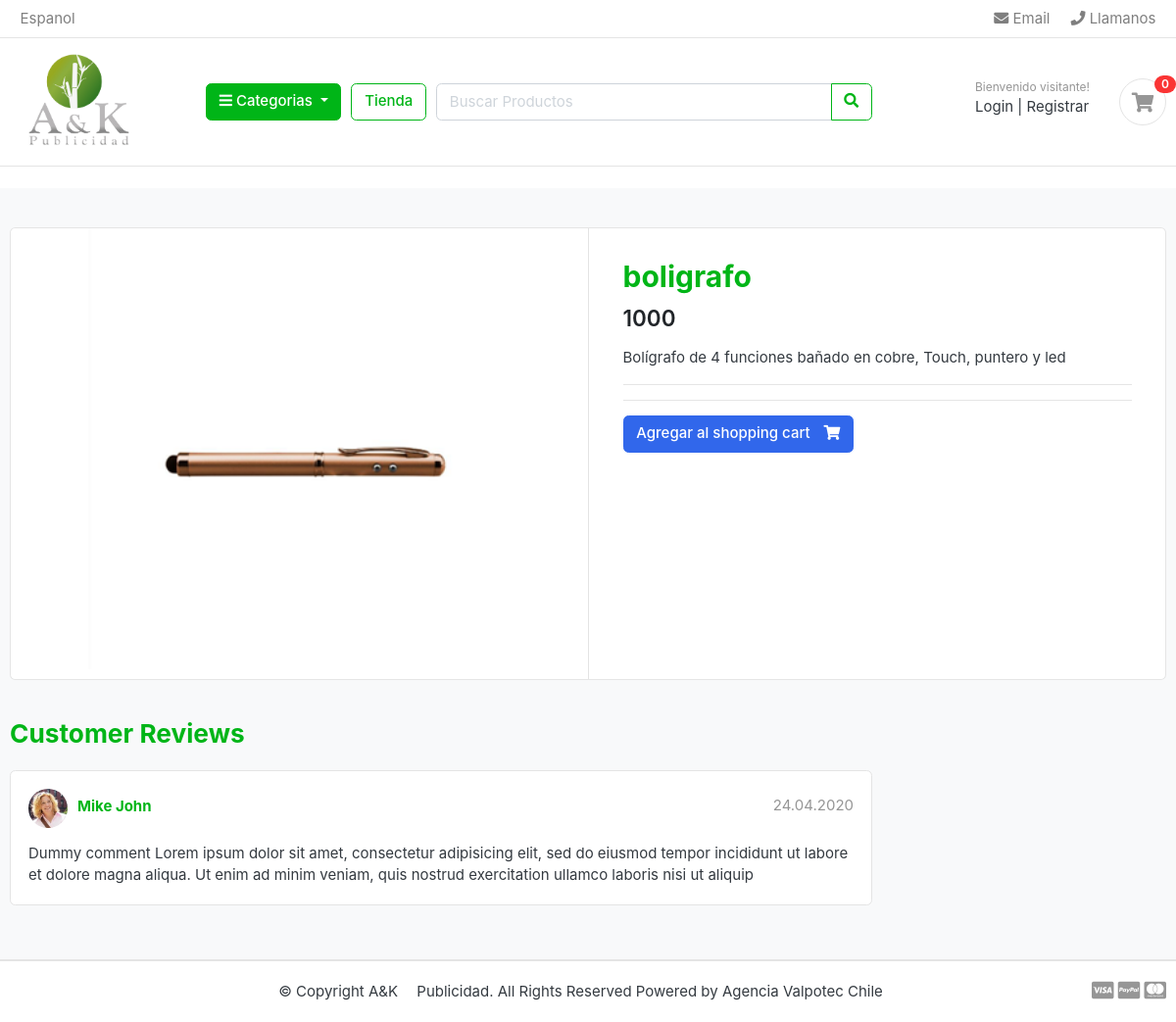
Page /store/category/boligrafos/boligrafo/ on the committed database.
### store/models.py (models this page shows, shortened)
class Product(models.Model):
    product_name = models.CharField(max_length=200, unique = True)
    slug = models.CharField(max_length=200, unique = True)
    description = models.TextField(max_length = 500, blank = True)
    price = models.IntegerField()
    image = models.ImageField(upload_to="photos/products/")
    stock = models.IntegerField()
    is_available = models.BooleanField(default = True)
    category = models.ForeignKey(Category, on_delete=models.CASCADE)
    create_date = models.DateField(auto_now_add =True)
    modified_date = models.DateField(auto_now = True)

### store/views.py (the view)
# urls.py: path('category/<slug:category_slug>/<slug:product_slug>/', views.product_detail, name='product_detail'),
def product_detail(request, category_slug, product_slug):
    try:
        single_product = Product.objects.get(category__slug=category_slug, slug=product_slug)
        in_cart= CartItem.objects.filter(cart__cart_id=_cart_id(request), product=single_product).exists()
    except Exception as e:
        raise e
    context = {
        'single_product': single_product,
        'in_cart': in_cart,
    }
    return render(request, 'store/product_detail.html', context)

### carts/context_processors.py (called while the page is built)
def counter(request):
    cart_count = 0
    try:
        cart = Cart.objects.filter(cart_id=_cart_id(request))
        cart_items = CartItem.objects.all().filter(cart=cart[:1])
        for cart_item in cart_items:
            cart_count += cart_item.quantity
    except Cart.DoesNotExist:
        cart_count = 0
    return dict(cart_count=cart_count)

### carts/views.py (called while the page is built)
def _cart_id(request):
    cart = request.session.session_key
    if not cart:
        cart = request.session.create()
    return cart

### category/context_processors.py (called while the page is built)
def menu_links(request):
    links = Category.objects.all()
    return dict(links=links)

### category/models.py (called while the page is built)
    def get_url(self):
        return reverse('products_by_category', args=[self.slug])

### templates/store/product_detail.html
{% extends 'base.html' %}
{% block content %}
<section class="section-content padding-y bg">
    <div class="container">
    <div class="card">
        <div class="row no-gutters">
            <aside class="col-md-6">
    <article class="gallery-wrap">
        <div class="img-big-wrap">
           <a href="#"><img src="{{ single_product.image.url }}"></a>
        </div>
    </article>
            </aside>
            <main class="col-md-6 border-left">
    <article class="content-body">
    <h2 class="title">{{ single_product.product_name }}</h2>
    <div class="mb-3">
        <var class="price h4"> {{ single_product.price }}</var>
    </div>
    <p>{{ single_product.description }}</p>
    <hr>
        <hr>
        {% if single_product.stock <= 0 %}
            <h5>Producto sin stock</h5>
        {% else %}
            {% if in_cart %}
            <a href="#" class="btn  btn-success"> <span class="text">Producto Agregado al Carrito</span> <i class="fas fa-check"></i>  </a>
            <a href="{% url 'cart' %}" class="btn  btn-outline-primary"> <span class="text">Ver Carrito de Compras</span> <i class="fas fa-eye"></i>  </a>
            {% else %}
        <a href="{% url 'add_cart' single_product.id %}" class="btn  btn-primary"> <span class="text">Agregar al shopping cart</span> <i class="fas fa-shopping-cart"></i>  </a>
            {% endif %}
        {% endif %}
    </article>
            </main>
        </div>
    </div>
    <br>
    <div class="row">
                <div class="col-md-9">
        <header class="section-heading">
            <h3>Customer Reviews </h3>
        </header>
        <article class="box mb-3">
            <div class="icontext w-100">
                <img src="./images/avatars/avatar1.jpg" class="img-xs icon rounded-circle">
                <div class="text">
                    <span class="date text-muted float-md-right">24.04.2020 </span>
                    <h6 class="mb-1">Mike John </h6>
                </div>
            </div>
            <div class="mt-3">
                <p>
                    Dummy comment Lorem ipsum dolor sit amet, consectetur adipisicing elit, sed do eiusmod
                    tempor incididunt ut labore et dolore magna aliqua. Ut enim ad minim veniam,
                    quis nostrud exercitation ullamco laboris nisi ut aliquip
                </p>
            </div>
        </article>
        </div>
    </div>
    </div>
    </section>
{% endblock %}

### static/css/ui.css (style rules this page uses)
html { font-family: "Inter", sans-serif; font-size: 15px; }
.content-body { flex: 1 1 auto; padding: 2rem 2.3rem; }
.img-xs, .img-sm, .img-md, .img-lg { -o-object-fit: cover; object-fit: cover; flex-shrink: 0; flex-grow: 0; }
.img-xs { width: 40px; height: 40px; }
.padding-y { padding-top: 40px; padding-bottom: 40px; }
var { font-style: normal; }
article:after, .form-group:after { display: block; clear: both; content: ""; }
.bg { background-color: #f8f9fa; }
.section-heading { margin-bottom: 20px; margin-top: 15px; }
p:last-child { margin-bottom: 0; }
.btn .text + i { margin-left: 10px; }
.icontext { display: inline-flex; align-items: center; vertical-align: middle; }
.icontext .text { width: 100%; line-height: 1.2; }
.icontext .icon { position: relative; margin-right: 10px; flex-shrink: 0; flex-grow: 0; }
.price { font-weight: 600; color: #212529; }
.box { padding: 18px; background: #fff; border-radius: 0.37rem; border: 1px solid #e4e4e4; }
.box img { max-width: 100%; }
.gallery-wrap .img-big-wrap { margin-bottom: 10px; border-radius: 0.37rem; overflow: hidden; background-color: #fff; }
.gallery-wrap .img-big-wrap a { text-align: center; display: block; }
.gallery-wrap .img-big-wrap img { height: 450px; width: auto; display: inline-block; }

### rows in the picture
Product: image (picture), product_name "boligrafo", price "1000", description "Bolígrafo de 4 funciones bañado en cobre, Touch, puntero y led"

### other values in the picture
{{ cart_count }} "0"
